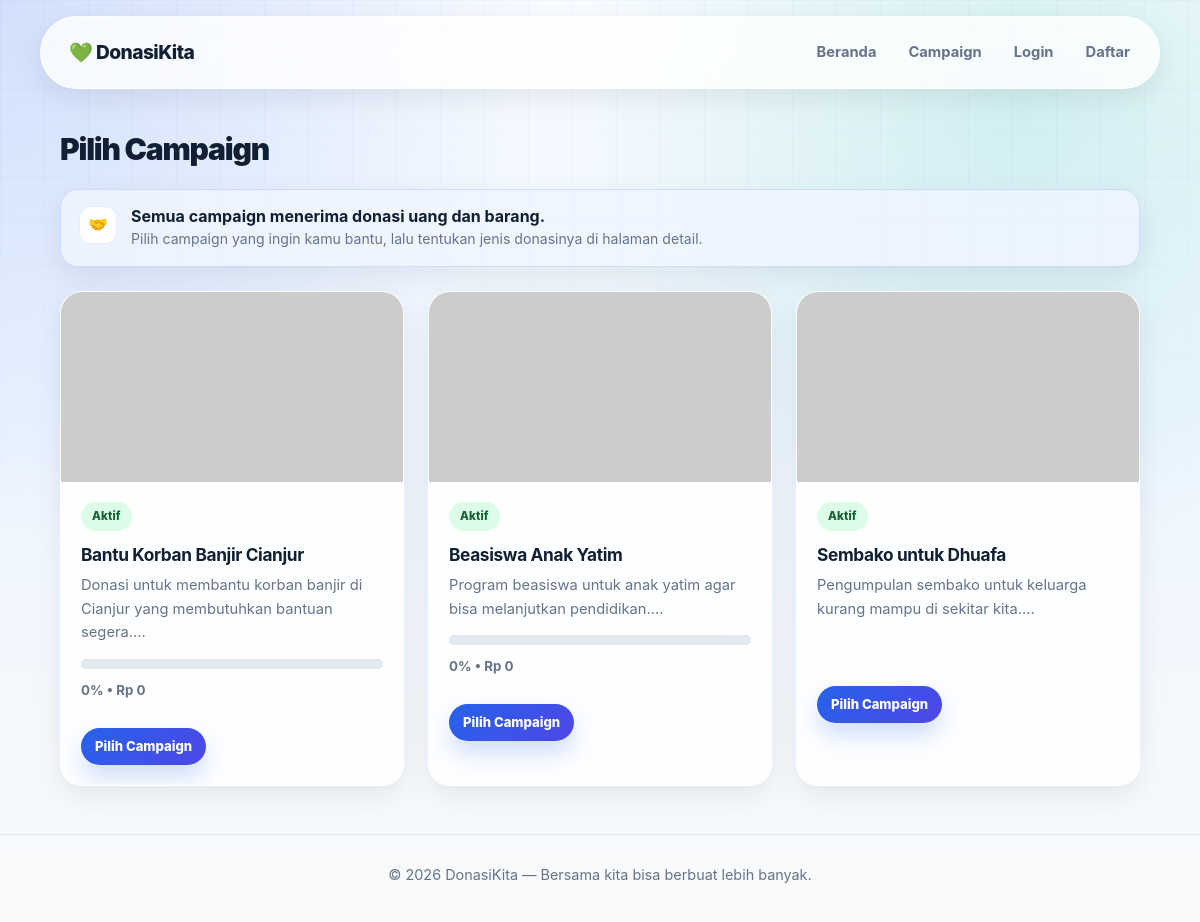
The app's page /campaigns/list.php, older data.
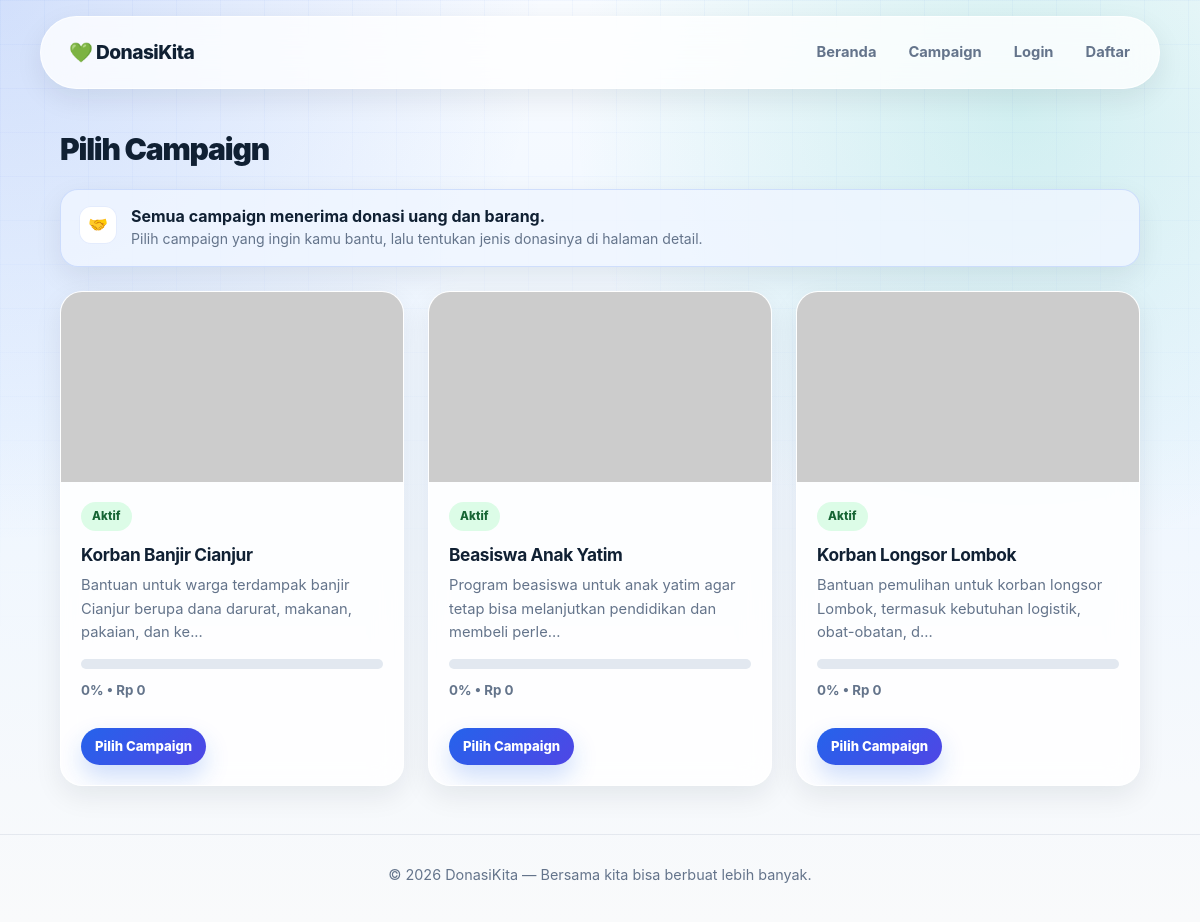
The same page, newer data.
### tables this page shows
CREATE TABLE campaigns (
    id INT AUTO_INCREMENT PRIMARY KEY,
    title VARCHAR(200) NOT NULL,
    description TEXT,
    image VARCHAR(255),
    target_amount DECIMAL(15,2) DEFAULT 0,
    collected_amount DECIMAL(15,2) DEFAULT 0,
    type ENUM('uang','barang','keduanya') DEFAULT 'keduanya',
    status ENUM('aktif','selesai','ditutup') DEFAULT 'aktif',
    created_at TIMESTAMP DEFAULT CURRENT_TIMESTAMP
);

### campaigns/list.php (the view, shortened to what this page needs)
<?php
require_once '../config/db.php';
$campaigns = $conn->query("SELECT * FROM campaigns WHERE status='aktif' ORDER BY created_at DESC");
?>
<!DOCTYPE html>
<html lang="id">
<head>
    <link rel="stylesheet" href="/donasi/assets/style.css">
</head>
<body>
<?php include '../includes/navbar.php'; ?>
<div class="container">
    <h2 class="section-title">Pilih Campaign</h2>
    <div class="info-panel campaign-note">
        <span class="info-icon" aria-hidden="true">🤝</span>
        <div>
            <strong>Semua campaign menerima donasi uang dan barang.</strong>
            <p>Pilih campaign yang ingin kamu bantu, lalu tentukan jenis donasinya di halaman detail.</p>
        </div>
    </div>
    <div class="grid-3">
        <?php while ($c = $campaigns->fetch_assoc()):
            $pct = $c['target_amount'] > 0 ? min(100, round($c['collected_amount'] / $c['target_amount'] * 100)) : 0;
        ?>
        <div class="card">
            <img src="/donasi/assets/images/<?= htmlspecialchars($c['image'] ?? 'default.jpg') ?>"
                 onerror="this.src='https://placehold.co/400x180/1a73e8/white?text=Campaign'"
                 alt="<?= htmlspecialchars($c['title']) ?>">
            <div class="card-body">
                <span class="badge badge-<?= $c['status'] ?>"><?= ucfirst($c['status']) ?></span>
                <h3><?= htmlspecialchars($c['title']) ?></h3>
                <p><?= htmlspecialchars(substr($c['description'], 0, 90)) ?>...</p>
                <?php if ($c['target_amount'] > 0): ?>
                <div class="progress-wrap"><div class="progress-bar" style="width:<?= $pct ?>%"></div></div>
                <small><?= $pct ?>% &bull; Rp <?= number_format($c['collected_amount'], 0, ',', '.') ?></small>
                <?php endif; ?>
                <br><br>
                <a href="detail.php?id=<?= $c['id'] ?>" class="btn btn-primary btn-sm">Pilih Campaign</a>
            </div>
        </div>
        <?php endwhile; ?>
    </div>
</div>
<?php include '../includes/footer.php'; ?>
</body>
</html>

Row changes from the older to the newer data that the page shows:
changed campaigns: title "Bantu Korban Banjir Cianjur" → "Korban Banjir Cianjur"; description "Donasi untuk membantu korban banjir di Cianjur yang membutuhkan bantuan segera." → "Bantuan untuk warga terdampak banjir Cianjur berupa dana darurat, makanan, pakaian, dan ke"
changed campaigns "Beasiswa Anak Yatim": description "Program beasiswa untuk anak yatim agar bisa melanjutkan pendidikan." → "Program beasiswa untuk anak yatim agar tetap bisa melanjutkan pendidikan dan membeli perle"
changed campaigns: title "Sembako untuk Dhuafa" → "Korban Longsor Lombok"; description "Pengumpulan sembako untuk keluarga kurang mampu di sekitar kita." → "Bantuan pemulihan untuk korban longsor Lombok, termasuk kebutuhan logistik, obat-obatan, d"; target_amount 0 → 6e+07 (drawn); pct (not shown) → "0"; collected_amount (not shown) → "0"
